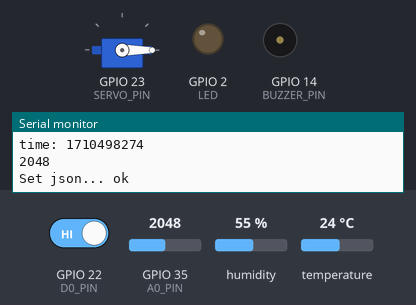
Recording of a sketch running on a simulated ESP32. Parts: servo, output pins drawn as LEDs (lit = HIGH), buzzer (waves = sounding, pin HIGH), the last lines printed to the serial monitor. The test bench sets the inputs (shaded band); at power-on: GPIO 22 (D0_PIN) HIGH, GPIO 35 (A0_PIN) = 2048, humidity 55 %, temperature 24 °C. WiFi joins after 1.5 s; servers stay silent unless stated; the local clock reads 2024-03-15 10:24:30 at power-on unless the sketch sets it.

Above: at 5.3 s.
5.4 s: GPIO 22 (D0_PIN) driven LOW
At 13.5 s:
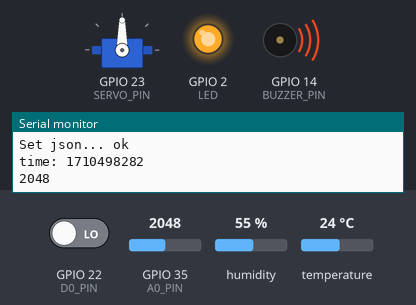
15.6 s: GPIO 22 (D0_PIN) driven HIGH
At 22.4 s:
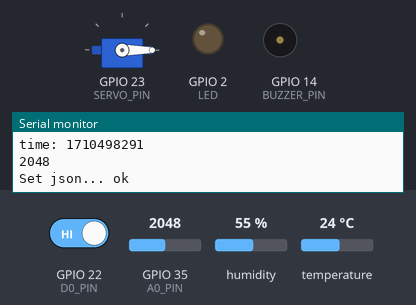
Timing chart, 0 to 23.9 s (numbered marks = the images above; inputs shaded):
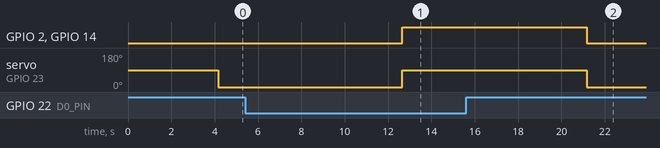

The sketch:

BTL_GiPO_MQ2.ino
```cpp
#include <Arduino.h>
#include <WiFi.h>
#include <Firebase_ESP_Client.h>
#include <Wire.h>
#include <DHT.h>
#include <ESP32Servo.h>
#include "time.h"
#include "SD.h"

// Provide the token generation process info.
#include "addons/TokenHelper.h"
// Provide the RTDB payload printing info and other helper functions.
#include "addons/RTDBHelper.h"

// Insert your network credentials
#define WIFI_SSID "ST-Home T6-603"/* ST-Home T6-603 */
#define WIFI_PASSWORD "hd18051906"   /* hd18051906*/

// Insert Firebase project API Key
#define API_KEY "AIzaSyDNaZtB1XMjTmFBvVoDO9H6uWyndqZQDcM"

// Insert Authorized Email and Corresponding Password
#define USER_EMAIL "cuongninh2k2@gmail.com"
#define USER_PASSWORD "Ninhcuong@2212"

// Insert RTDB URLefine the RTDB URL
#define DATABASE_URL "https://esp-firebase-demo-72b8b-default-rtdb.europe-west1.firebasedatabase.app/"

// Define Firebase objects
FirebaseData fbdo;
FirebaseAuth auth;
FirebaseConfig config;
FirebaseData stream;

// Variable to save USER UID
String uid;

// Database main path (to be updated in setup with the user UID)
String databasePath;
String ledPath = "board1/outputs/digital/";
String buzzerPath = "/controls/buzzer";
// Database child nodes
String tempPath = "/temperature";
String humPath = "/humidity";
String timePath = "/timestamp";
String gasPath = "/gas";

// Parent Node (to be updated in every loop)
String parentPath;

int timestamp;
FirebaseJson json;
  String listenerPath = "board1/outputs/digital/";

  // Declare outputs
  const int output1 = 2;
  const int output2 = 14;
  const int output3 = 23;


const char* ntpServer = "pool.ntp.org";
#define DHTPIN 18  // Pin where the DHT22 sensor is connected
#define DHTTYPE DHT22  // Type of DHT sensor
#define A0_PIN 35
#define BUZZER_PIN 14
#define LED 2
#define D0_PIN 22
#define SERVO_PIN 23
Servo myservo;
  DHT dht(DHTPIN, DHTTYPE);


// Timer variables (send new readings every three minutes)
unsigned long sendDataPrevMillis = 0;
unsigned long timerDelay = 8500;
void initDHT() {
  dht.begin();
}

// Initialize BME280

// Initialize WiFi
void initWiFi() {
  WiFi.begin(WIFI_SSID, WIFI_PASSWORD);
  Serial.print("Connecting to WiFi ..");
  while (WiFi.status() != WL_CONNECTED) {
    Serial.print('.');
    delay(1000);
  }
  Serial.println(WiFi.localIP());
  Serial.println();
}
void streamCallback(FirebaseStream data){
  Serial.printf("stream path, %s\nevent path, %s\ndata type, %s\nevent type, %s\n\n",
                data.streamPath().c_str(),
                data.dataPath().c_str(),
                data.dataType().c_str(),
                data.eventType().c_str());
  printResult(data); //see addons/RTDBHelper.h
  Serial.println();

  // Get the path that triggered the function
  String streamPath = String(data.dataPath());

  // if the data returned is an integer, there was a change on the GPIO state on the following path /{gpio_number}
  if (data.dataTypeEnum() == fb_esp_rtdb_data_type_integer){
    String gpio = streamPath.substring(1);
    int state = data.intData();
    Serial.print("GPIO: ");
    Serial.println(gpio);
    Serial.print("STATE: ");
    Serial.println(state);
    digitalWrite(gpio.toInt(), state);
  }

  /* When it first runs, it is triggered on the root (/) path and returns a JSON with all keys
  and values of that path. So, we can get all values from the database and updated the GPIO states*/
  if (data.dataTypeEnum() == fb_esp_rtdb_data_type_json){
    FirebaseJson json = data.to<FirebaseJson>();

    // To iterate all values in Json object
    size_t count = json.iteratorBegin();
    Serial.println("\n---------");
    for (size_t i = 0; i < count; i++){
        FirebaseJson::IteratorValue value = json.valueAt(i);
        int gpio = value.key.toInt();
        int state = value.value.toInt();
        Serial.print("STATE: ");
        Serial.println(state);
        Serial.print("GPIO:");
        Serial.println(gpio);
        digitalWrite(gpio, state);
                    myservo.write(90);

        Serial.printf("Name: %s, Value: %s, Type: %s\n", value.key.c_str(), value.value.c_str(), value.type == FirebaseJson::JSON_OBJECT ? "object" : "array");
    }
    Serial.println();
    json.iteratorEnd(); // required for free the used memory in iteration (node data collection)
  }

  //This is the size of stream payload received (current and max value)
  //Max payload size is the payload size under the stream path since the stream connected
  //and read once and will not update until stream reconnection takes place.
  //This max value will be zero as no payload received in case of ESP8266 which
  //BearSSL reserved Rx buffer size is less than the actual stream payload.
  Serial.printf("Received stream payload size: %d (Max. %d)\n\n", data.payloadLength(), data.maxPayloadLength());
}

void streamTimeoutCallback(bool timeout){
  if (timeout)
    Serial.println("stream timeout, resuming...\n");
  if (!stream.httpConnected())
    Serial.printf("error code: %d, reason: %s\n\n", stream.httpCode(), stream.errorReason().c_str());
}

// Function that gets current epoch time
unsigned long getTime() {
  time_t now;
  struct tm timeinfo;
  if (!getLocalTime(&timeinfo)) {
    //Serial.println("Failed to obtain time");
    return(0);
  }
  time(&now);
  return now;
}

void setup(){
  Serial.begin(115200);
 pinMode(D0_PIN, INPUT); // Set the D0 pin as an input
  pinMode(LED, OUTPUT);
  pinMode(BUZZER_PIN, OUTPUT); // Set the buzzer pin as an output
   pinMode(SERVO_PIN, OUTPUT);   // Set the servo pin as an output
     pinMode(output1, OUTPUT);
  pinMode(output2, OUTPUT);
  pinMode(output3, OUTPUT);


  myservo.attach(SERVO_PIN);   // Attach the servo motor to the pin
    initDHT();
  initWiFi();
  configTime(0, 0, ntpServer);

  // Assign the api key (required)
  config.api_key = API_KEY;

  // Assign the user sign in credentials
  auth.user.email = USER_EMAIL;
  auth.user.password = USER_PASSWORD;

  // Assign the RTDB URL (required)
  config.database_url = DATABASE_URL;

  Firebase.reconnectWiFi(true);
  fbdo.setResponseSize(4096);

  // Assign the callback function for the long running token generation task */
  config.token_status_callback = tokenStatusCallback; //see addons/TokenHelper.h

  // Assign the maximum retry of token generation
  config.max_token_generation_retry = 5;

  // Initialize the library with the Firebase authen and config
  Firebase.begin(&config, &auth);
if (!Firebase.RTDB.beginStream(&stream, listenerPath.c_str()))
    Serial.printf("stream begin error, %s\n\n", stream.errorReason().c_str());

  // Assign a calback function to run when it detects changes on the database
  Firebase.RTDB.setStreamCallback(&stream, streamCallback, streamTimeoutCallback);

  delay(2000);
  // Getting the user UID might take a few seconds
  Serial.println("Getting User UID");
  while ((auth.token.uid) == "") {
    Serial.print('.');
    delay(1000);
  }
  // Print user UID
  uid = auth.token.uid.c_str();
  Serial.print("User UID: ");
  Serial.println(uid);

  // Update database path
  databasePath = "/UsersData/" + uid + "/readings";
}

void loop(){
 if (Firebase.isTokenExpired()){
    Firebase.refreshToken(&config);
    Serial.println("Refresh token");
  }
  // Send new readings to database
  if (Firebase.ready() && (millis() - sendDataPrevMillis > timerDelay || sendDataPrevMillis == 0)){
    sendDataPrevMillis = millis();

    //Get current timestamp
    timestamp = getTime();
    Serial.print ("time: ");
    Serial.println (timestamp);

    parentPath= databasePath + "/" + String(timestamp);
      float temperature = dht.readTemperature();
    float humidity = dht.readHumidity();
 int gasValue = analogRead(A0_PIN);

    int digitalValue = digitalRead(D0_PIN);
    Serial.println(gasValue);
    int digitalled = (digitalValue == 0) ? HIGH : LOW;
    if (digitalValue == 0) {
    // Activate the buzzer
    digitalWrite(BUZZER_PIN, HIGH);
        digitalWrite(LED, HIGH);
          myservo.write(90);
    delay(1000);  // Buzzer on for 1 second


  }
  else {
           digitalWrite(LED, LOW);
           digitalWrite(BUZZER_PIN, LOW);
             myservo.write(0);

  }
    json.set(tempPath.c_str(), String(temperature));
    json.set(humPath.c_str(), String(humidity));
    json.set(timePath, String(timestamp));
     json.set(gasPath, String(gasValue));
    json.set(ledPath, digitalled);
    Serial.printf("Set json... %s\n", Firebase.RTDB.setJSON(&fbdo, parentPath.c_str(), &json) ? "ok" : fbdo.errorReason().c_str());
  }
}
```

Measured:
- after the input at 5.4 s, GPIO 2 (LED), GPIO 14 (BUZZER_PIN): LOW → HIGH after 7.3 s; servo on GPIO 23 (SERVO_PIN): 0° → 90° after 7.3 s
- after the input at 15.6 s, GPIO 2 (LED), GPIO 14 (BUZZER_PIN): HIGH → LOW after 5.6 s; servo on GPIO 23 (SERVO_PIN): 90° → 0° after 5.6 s
